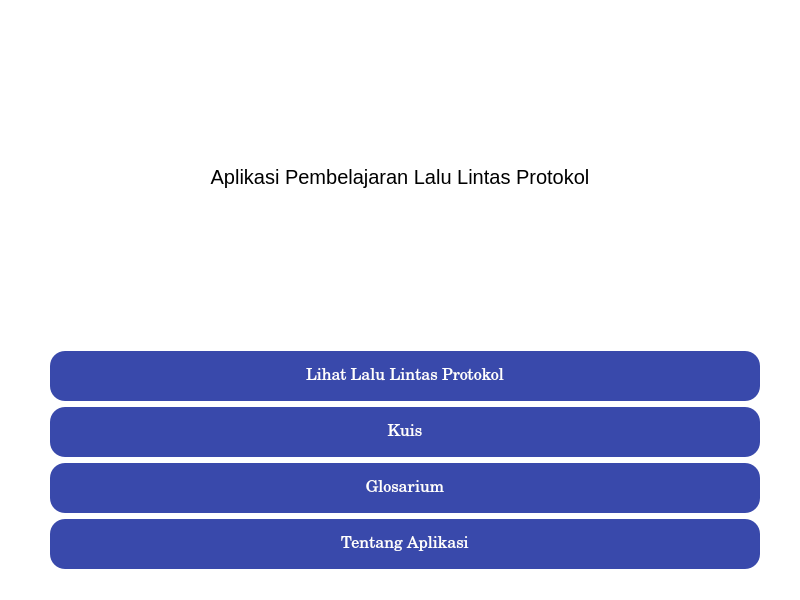
<?xml version="1.0" encoding="UTF-8"?>
<ui version="4.0">
 <class>mainWindow</class>
 <widget class="QMainWindow" name="mainWindow">
  <property name="geometry">
   <rect>
    <x>0</x>
    <y>0</y>
    <width>800</width>
    <height>600</height>
   </rect>
  </property>
  <property name="sizePolicy">
   <sizepolicy hsizetype="Expanding" vsizetype="Preferred">
    <horstretch>0</horstretch>
    <verstretch>0</verstretch>
   </sizepolicy>
  </property>
  <property name="windowTitle">
   <string>Aplikasi Pembelajaran Lalu Lintas Protokol</string>
  </property>
  <property name="styleSheet">
   <string notr="true">background-color: #FFFFFF;</string>
  </property>
  <property name="animated">
   <bool>true</bool>
  </property>
  <widget class="QWidget" name="centralwidget">
   <layout class="QHBoxLayout" name="horizontalLayout">
    <property name="leftMargin">
     <number>20</number>
    </property>
    <property name="rightMargin">
     <number>20</number>
    </property>
    <item>
     <layout class="QVBoxLayout" name="verticalLayout_2">
      <property name="spacing">
       <number>6</number>
      </property>
      <property name="sizeConstraint">
       <enum>QLayout::SetDefaultConstraint</enum>
      </property>
      <property name="leftMargin">
       <number>20</number>
      </property>
      <property name="rightMargin">
       <number>20</number>
      </property>
      <item>
       <widget class="QLabel" name="label">
        <property name="sizePolicy">
         <sizepolicy hsizetype="Preferred" vsizetype="Minimum">
          <horstretch>0</horstretch>
          <verstretch>0</verstretch>
         </sizepolicy>
        </property>
        <property name="minimumSize">
         <size>
          <width>0</width>
          <height>100</height>
         </size>
        </property>
        <property name="maximumSize">
         <size>
          <width>16777215</width>
          <height>16777215</height>
         </size>
        </property>
        <property name="font">
         <font>
          <pointsize>15</pointsize>
         </font>
        </property>
        <property name="frameShadow">
         <enum>QFrame::Plain</enum>
        </property>
        <property name="text">
         <string>Aplikasi Pembelajaran Lalu Lintas Protokol</string>
        </property>
        <property name="alignment">
         <set>Qt::AlignCenter</set>
        </property>
       </widget>
      </item>
      <item>
       <layout class="QGridLayout" name="gridLayout_2">
        <property name="leftMargin">
         <number>10</number>
        </property>
        <item row="3" column="0">
         <widget class="QPushButton" name="aboutBtn">
          <property name="minimumSize">
           <size>
            <width>0</width>
            <height>50</height>
           </size>
          </property>
          <property name="font">
           <font>
            <family>Century</family>
            <pointsize>-1</pointsize>
           </font>
          </property>
          <property name="styleSheet">
           <string notr="true">padding: 15px 25px;
  font-size: 16px;
  text-align: center;
  cursor: pointer;
  outline: none;
  color: #fff;
  background-color: #3949AB;
  border: none;
  border-radius: 15px;
  box-shadow: 0 9px #999;</string>
          </property>
          <property name="text">
           <string>Tentang Aplikasi</string>
          </property>
         </widget>
        </item>
        <item row="2" column="0">
         <widget class="QPushButton" name="glosariumBtn">
          <property name="minimumSize">
           <size>
            <width>0</width>
            <height>50</height>
           </size>
          </property>
          <property name="font">
           <font>
            <family>Century</family>
            <pointsize>-1</pointsize>
           </font>
          </property>
          <property name="styleSheet">
           <string notr="true">padding: 15px 25px;
  font-size: 16px;
  text-align: center;
  cursor: pointer;
  outline: none;
  color: #fff;
  background-color: #3949AB;
  border: none;
  border-radius: 15px;
  box-shadow: 0 9px #999;</string>
          </property>
          <property name="text">
           <string>Glosarium</string>
          </property>
         </widget>
        </item>
        <item row="1" column="0">
         <widget class="QPushButton" name="quizBtn">
          <property name="sizePolicy">
           <sizepolicy hsizetype="Minimum" vsizetype="Fixed">
            <horstretch>0</horstretch>
            <verstretch>0</verstretch>
           </sizepolicy>
          </property>
          <property name="minimumSize">
           <size>
            <width>0</width>
            <height>50</height>
           </size>
          </property>
          <property name="font">
           <font>
            <family>Century</family>
            <pointsize>-1</pointsize>
           </font>
          </property>
          <property name="styleSheet">
           <string notr="true">padding: 15px 25px;
  font-size: 16px;
  text-align: center;
  cursor: pointer;
  outline: none;
  color: #fff;
  background-color: #3949AB;
  border: none;
  border-radius: 15px;
  box-shadow: 0 9px #999;</string>
          </property>
          <property name="text">
           <string>Kuis</string>
          </property>
         </widget>
        </item>
        <item row="0" column="0">
         <widget class="QPushButton" name="lihat_protocolBtn">
          <property name="sizePolicy">
           <sizepolicy hsizetype="Minimum" vsizetype="Fixed">
            <horstretch>0</horstretch>
            <verstretch>0</verstretch>
           </sizepolicy>
          </property>
          <property name="minimumSize">
           <size>
            <width>20</width>
            <height>50</height>
           </size>
          </property>
          <property name="font">
           <font>
            <family>Century</family>
            <pointsize>-1</pointsize>
           </font>
          </property>
          <property name="styleSheet">
           <string notr="true">padding: 15px 25px;
  font-size: 16px;
  text-align: center;
  cursor: pointer;
  outline: none;
  color: #fff;
  background-color: #3949AB;
  border: none;
  border-radius: 15px;
  box-shadow: 0 9px #999;</string>
          </property>
          <property name="text">
           <string>Lihat Lalu Lintas Protokol</string>
          </property>
          <property name="autoDefault">
           <bool>false</bool>
          </property>
          <property name="default">
           <bool>false</bool>
          </property>
          <property name="flat">
           <bool>false</bool>
          </property>
         </widget>
        </item>
       </layout>
      </item>
     </layout>
    </item>
   </layout>
  </widget>
  <widget class="QMenuBar" name="menubar">
   <property name="geometry">
    <rect>
     <x>0</x>
     <y>0</y>
     <width>800</width>
     <height>21</height>
    </rect>
   </property>
  </widget>
  <widget class="QStatusBar" name="statusbar"/>
 </widget>
 <resources/>
 <connections/>
</ui>
